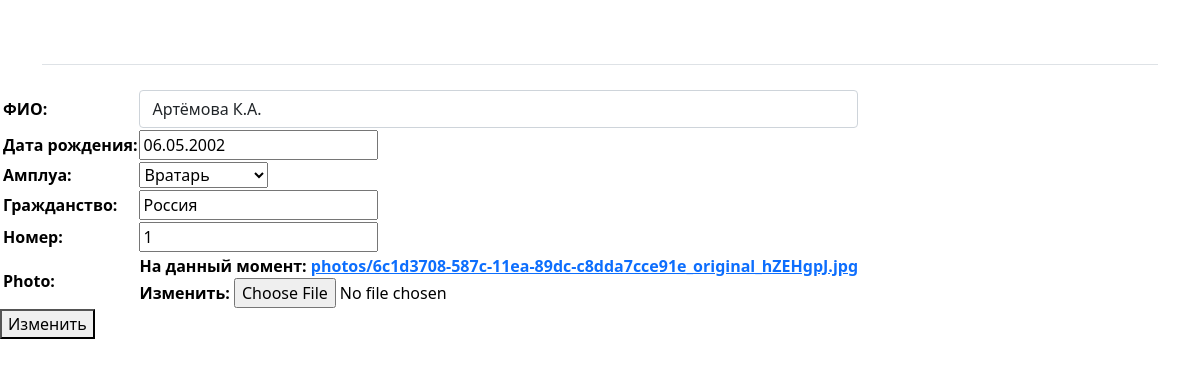
The page /update/4/ on the database its author committed.
### bd_team/models.py (models this page shows, shortened)
class Player(models.Model):
    name = models.CharField(max_length=100, null = False, verbose_name= "ФИО")
    date_birth = models.DateField(null = True, verbose_name="Дата рождения")
    citizenship = models.CharField(max_length= 100, null = True, verbose_name="Гражданство")
    role = models.ForeignKey('Category_Player', on_delete=models.PROTECT, null = True, verbose_name="Амплуа")
    number = models.IntegerField(null = False,  unique = True, verbose_name = "Номер")
    photo = models.ImageField(null = True, upload_to="photos/")
    base = models.BooleanField(default=False, verbose_name='Основа')

### bd_team/views.py (the view)
# urls.py: path('update/<int:pk>/', NewsUpdateView.as_view(), name = 'update_player'),
class NewsUpdateView(UpdateView):
   model = Player
   template_name = 'bd_team/update_page_player.html'
   form_class = AddPlayer

### bd_team/forms.py
class AddPlayer(forms.ModelForm):
    def __init__(self, *args, **kwargs):
        super().__init__(*args, **kwargs)
        self.fields['role'].empthy_label = "Игровая позиция не выбрана"
    class Meta:
        model = Player
        fields = ['name','date_birth','role','citizenship','number', 'photo']
        widgets = {
            'name': forms.TextInput(attrs = {'class':'form-control'}),
            'date': forms.TextInput(attrs={'class': 'form-control'}),
        }

### bd_team/models.py (called while the page is built)
    def __str__(self):
        return self.name

### bd_team/templates/bd_team/update_page_player.html (shortened to what this page needs)
{% extends 'bd_team/base.html' %}
{% block content %}
<form method = "post" enctype="multipart/form-data">
    <table>
{% for f in form %}
      <tr><th><label class="form-label" for ="{{ f.id_for_label }}"></th><th> {{f.label}}:</th><th> </label>{{ f }}</th></tr>
{% endfor %}
    </table>
<button type="submit">Изменить</button>
</form>
{% endblock %}

### bd_team/templates/bd_team/base.html (style rules this page uses)
body { background: #fff; color: #000000 }

### rows shown on the page
Player: form "Артёмова К.А." "06.05.2002" "Вратарь" "Россия" "1"

### other values the page prints
{{ f.label }} "ФИО" "Дата рождения" "Амплуа" "Гражданство" "Номер" "Photo"
